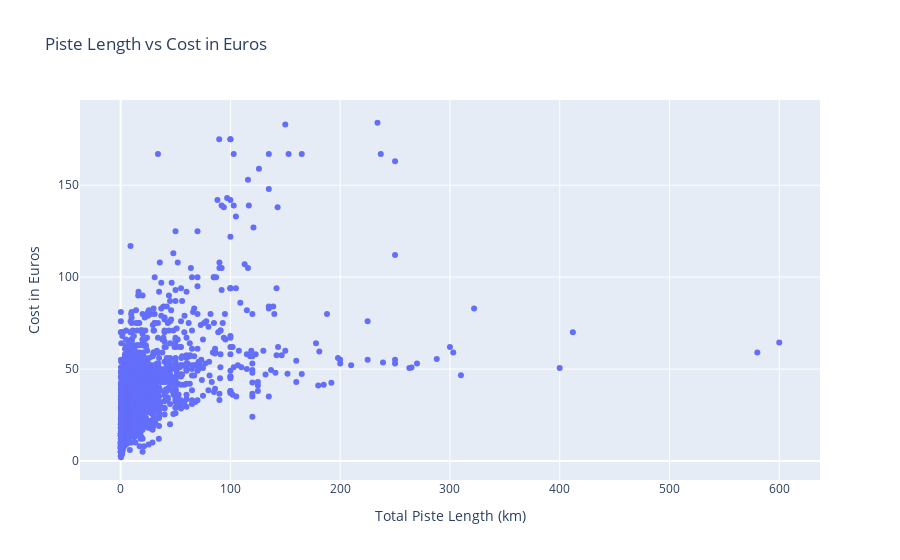

Notebook cell for this chart:
### Markdown cell above
The trend is mixed, but there is clearly a corellation. Albeit one that does not apply equally.

### Code cell
# Look at Total Piste Length against the Cost in Euros
fig = go.Figure()
fig.add_trace(go.Scatter(
    x=df_ski_data["Total Piste Length (km)"], 
    y=df_ski_data["Cost in Euros"], 
    name="Piste Length vs Cost in Euros", mode="markers"))

fig.update_layout(title="Piste Length vs Cost in Euros", xaxis_title="Total Piste Length (km)",
    yaxis_title="Cost in Euros")

fig.show()

### Figure 1 — Plotly figure (JSON) as saved in the notebook; plotly's stock layout.template omitted (floating-point values rounded to 4 significant figures; data arrays with more than 128 entries replaced by an {"elided": "..."} marker saying what was removed)
{"data": [{"mode": "markers", "name": "Piste Length vs Cost in Euros", "type": "scatter", "x": {"elided": "3386 float values"}, "y": {"elided": "3386 float values"}}], "layout": {"title": {"text": "Piste Length vs Cost in Euros"}, "xaxis": {"title": {"text": "Total Piste Length (km)"}}, "yaxis": {"title": {"text": "Cost in Euros"}}}}
